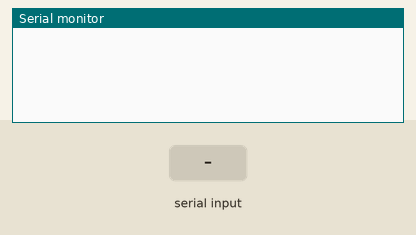
This sketch was run on a simulated Arduino Uno, built with avr-gcc and run on an emulated ATmega328P. Shown: the last lines printed to the serial monitor. The inputs (shaded band) are chosen by the test bench.

Above: at 1.2 s.
1.3 s: "R\n" received over the second serial link
At 1.9 s:
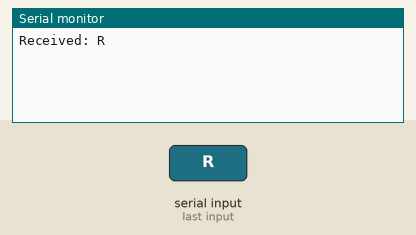
2.8 s: "1\n" received over the second serial link
At 4.3 s:
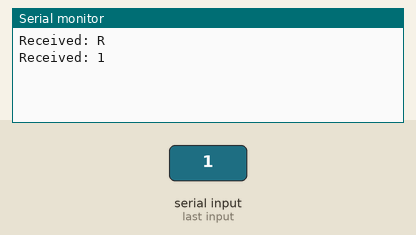

Measured:
- after the input at 1.3 s, the serial monitor: prints a new line at once (image 1)
- after the input at 2.8 s, the serial monitor: prints a new line at once (image 2)

The sketch:

otro.ino
```cpp
#include <SoftwareSerial.h>

SoftwareSerial elevatorSerial(A0, A1);

int currentFloor = 6;
bool isMoving = false;

void setup() {
  Serial.begin(115200);
  elevatorSerial.begin(9600);
}

void loop() {
  if (elevatorSerial.available() > 0) {
    String message = elevatorSerial.readStringUntil('\n');

    Serial.print("Received: ");
    Serial.println(message);

    if (message.charAt(0) == 'R') {
      elevatorSerial.print(isMoving ? 'M' : 'I');
      elevatorSerial.println(currentFloor);
    }
  }
}
```
